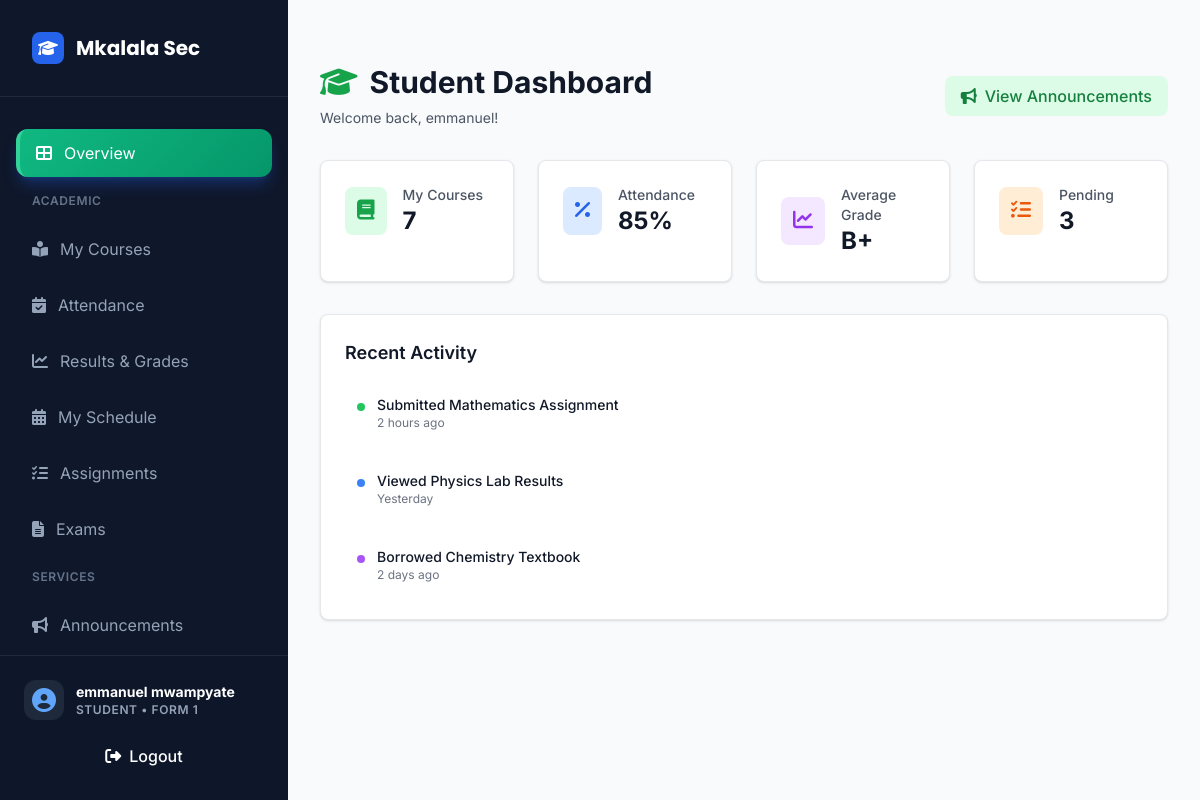
Page /student/dashboard/overview/ (signed in) on the committed database.
### core/models.py (models this page shows, shortened)
class User(AbstractUser):
    ROLE_CHOICES = [
        ('student', _('Student')),
        ('teacher', _('Teacher')),
        ('headmaster', _('Head of School')),
    ]
    role = models.CharField(max_length=20, choices=ROLE_CHOICES, default='student')
    is_student = models.BooleanField(default=False)
    is_faculty = models.BooleanField(default=False)
    is_parent = models.BooleanField(default=False)
    is_headmaster = models.BooleanField(default=False)
    profile_picture = models.ImageField(upload_to='profile_pictures/', blank=True, null=True)
    groups = models.ManyToManyField(
        Group,
        verbose_name=_('groups'),
        blank=True,
        related_name='custom_user_set',
        related_query_name='custom_user',
    )
    user_permissions = models.ManyToManyField(
        Permission,
        verbose_name=_('user permissions'),
        blank=True,
        related_name='custom_user_set',
        related_query_name='custom_user',
    )

class StudentProfile(models.Model):
    FORM_CHOICES = [
        (1, 'Form 1'),
        (2, 'Form 2'),
        (3, 'Form 3'),
        (4, 'Form 4'),
    ]
    user = models.OneToOneField(User, on_delete=models.CASCADE, related_name='student_profile')
    roll_number = models.CharField(max_length=MAX_CODE_LENGTH, unique=True)
    department = models.ForeignKey(Department, on_delete=models.CASCADE)
    admission_year = models.PositiveIntegerField(validators=[MinValueValidator(2000), MaxValueValidator(2100)])
    current_form = models.PositiveIntegerField(choices=FORM_CHOICES, default=1, help_text="Current form level for O-level students")
    current_semester = models.PositiveIntegerField(choices=[(i, str(i)) for i in range(1, 9)], blank=True, null=True, help_text="For university-level students")
    gpa = models.FloatField(blank=True, null=True, validators=[MinValueValidator(0.0), MaxValueValidator(4.0)])
    cgpa = models.FloatField(blank=True, null=True, validators=[MinValueValidator(0.0), MaxValueValidator(4.0)])
    batch = models.CharField(max_length=10, blank=True, null=True)
    address = models.TextField(blank=True, null=True)
    phone = models.CharField(max_length=15, blank=True, null=True)
    profile_picture = models.ImageField(upload_to='student_pics/', blank=True, null=True)
    date_of_birth = models.DateField(null=True, blank=True, help_text="Student's date of birth")
    gender = models.CharField(max_length=1, choices=[('M', 'Male'), ('F', 'Female')], null=True, blank=True, help_text="Student's gender")
    father_name = models.CharField(max_length=MAX_NAME_LENGTH, blank=True, null=True, help_text="Father's full name")
    mother_name = models.CharField(max_length=MAX_NAME_LENGTH, blank=True, null=True, help_text="Mother's full name")
    necta_exam_number = models.CharField(max_length=20, blank=True, null=True, help_text="NECTA examination number")
    birth_certificate_number = models.CharField(max_length=50, blank=True, null=True)
    previous_school = models.CharField(max_length=200, blank=True, null=True, help_text="Previous primary school")
    primary_school_leaving_exam_number = models.CharField(max_length=20, blank=True, null=True, help_text="PSLE number")
    enrolled_subjects = models.ManyToManyField(Subject, through='SubjectEnrollment', related_name='students')
    class Meta:
        indexes = [models.Index(fields=['roll_number'])]

### core/views_role_dashboard.py (the view)
# urls.py: path('student/dashboard/<str:page>/', views_role_dashboard.student_unified_dashboard, name='student_unified_dashboard'),
@login_required
def student_unified_dashboard(request, page='overview'):
    user = request.user
    try:
        student_profile = user.student_profile
    except StudentProfile.DoesNotExist:
        student_profile = None
    context = {
        'user': user,
        'student_profile': student_profile,
        'current_page': page,
        'page_title': get_student_page_title(page),
        'user_role_display': 'Student',
    }
    if page == 'overview':
        context.update(get_student_overview_context(user, student_profile))
    elif page == 'attendance':
        context.update(get_student_attendance_context(user, student_profile))
    elif page == 'announcements':
        context.update(get_student_announcements_context(user, student_profile))
    elif page == 'courses':
        context.update(get_student_courses_context(user, student_profile))
    elif page == 'results':
        context.update(get_student_results_context(user, student_profile))
    elif page == 'timetable':
        context.update(get_student_timetable_context(user, student_profile))
    elif page == 'assignments':
        context.update(get_student_assignments_context(user, student_profile))
    elif page == 'exams':
        context.update(get_student_exams_context(user, student_profile))
    elif page == 'fees':
        context.update(get_student_fees_context(user, student_profile))
    elif page == 'library':
        context.update(get_student_library_context(user, student_profile))
    elif page == 'messages':
        context.update(get_student_messages_context(user, student_profile))
    elif page == 'profile':
        context.update(get_student_profile_context(user, student_profile))
    return render(request, 'core/student_unified_dashboard.html', context)

### templates/core/student_unified_dashboard.html (shortened to what this page needs)
{% extends "core/base_dashboard.html" %}
{% load static %}
{% block user_role %}Student • {% if student_profile %}Form {{ student_profile.current_form }}{% else %}Student{% endif %}{% endblock %}
{% block sidebar_nav %}
<a href="{% url 'student_unified_dashboard' page='overview' %}" data-page="overview" class="sidebar-item {% if current_page == 'overview' %}sidebar-item-active{% endif %} text-slate-400 font-sans">
    <i class="fas fa-th-large"></i>
    <span>Overview</span>
</a>
<div class="px-4 py-2">
    <h3 class="text-xs font-semibold text-slate-500 uppercase tracking-wider">Academic</h3>
</div>
<a href="{% url 'student_unified_dashboard' page='courses' %}" data-page="courses" class="sidebar-item text-slate-400 font-sans">
    <i class="fas fa-book-reader"></i>
    <span>My Courses</span>
</a>
<a href="{% url 'student_unified_dashboard' page='attendance' %}" data-page="attendance" class="sidebar-item text-slate-400 font-sans">
    <i class="fas fa-calendar-check"></i>
    <span>Attendance</span>
</a>
<a href="{% url 'student_unified_dashboard' page='results' %}" data-page="results" class="sidebar-item text-slate-400 font-sans">
    <i class="fas fa-chart-line"></i>
    <span>Results & Grades</span>
</a>
<a href="{% url 'student_unified_dashboard' page='timetable' %}" data-page="timetable" class="sidebar-item text-slate-400 font-sans">
    <i class="fas fa-calendar-alt"></i>
    <span>My Schedule</span>
</a>
<a href="{% url 'student_unified_dashboard' page='assignments' %}" data-page="assignments" class="sidebar-item text-slate-400 font-sans">
    <i class="fas fa-tasks"></i>
    <span>Assignments</span>
</a>
<a href="{% url 'student_unified_dashboard' page='exams' %}" data-page="exams" class="sidebar-item text-slate-400 font-sans">
    <i class="fas fa-file-alt"></i>
    <span>Exams</span>
</a>
<div class="px-4 py-2">
    <h3 class="text-xs font-semibold text-slate-500 uppercase tracking-wider">Services</h3>
</div>
<a href="{% url 'student_unified_dashboard' page='announcements' %}" data-page="announcements" class="sidebar-item text-slate-400 font-sans">
    <i class="fas fa-bullhorn"></i>
    <span>Announcements</span>
</a>
{% endblock %}
{% block main_content %}
<div id="overview-section" class="content-section {% if current_page == 'overview' %}active{% endif %} page-content">
    {% include 'core/student_parts/overview.html' %}
</div>
{% endblock %}

### templates/core/base_dashboard.html (shortened to what this page needs)
{% load static %}
<!DOCTYPE html>
<html lang="en" class="h-full bg-slate-50 text-slate-900 antialiased">
<head>
    <link href="{% static 'css/tailwind.css' %}" rel="stylesheet" />
    <link rel="stylesheet" href="https://cdnjs.cloudflare.com/ajax/libs/font-awesome/6.4.0/css/all.min.css">
</head>
<body class="h-full font-sans overflow-hidden">
    <div class="flex h-full">
        <aside id="sidebar" class="fixed inset-y-0 left-0 z-50 w-72 bg-slate-900 text-white transition-transform duration-300 -translate-x-full lg:translate-x-0 lg:static lg:inset-0">
            <div class="flex flex-col h-full">
                <div class="p-8 border-b border-slate-800">
                    <a href="{% url 'public_home' %}" class="flex items-center space-x-3">
                        <div class="w-8 h-8 bg-blue-600 rounded-lg flex items-center justify-center text-white">
                            <i class="fas fa-graduation-cap"></i>
                        </div>
                        <span class="text-xl font-display font-bold">Mkalala Sec</span>
                    </a>
                </div>
                <nav class="flex-1 px-4 py-8 space-y-2 overflow-y-auto">
                    {% block sidebar_nav %}{% endblock %}
                </nav>
                <div class="p-6 border-t border-slate-800 bg-slate-900/50">
                    <div class="flex items-center space-x-3 mb-4">
                        <div class="w-10 h-10 rounded-xl bg-slate-800 flex items-center justify-center text-blue-400">
                            <i class="fas fa-user-circle text-2xl"></i>
                        </div>
                        <div class="flex-1 min-w-0">
                            {% if user %}
                                {% if user.get_full_name %}
                                    <p class="text-sm font-bold truncate">{{ user.get_full_name }}</p>
                                {% elif user.username %}
                                    <p class="text-sm font-bold truncate">{{ user.username }}</p>
                                {% else %}
                                    <p class="text-sm font-bold truncate">User</p>
                                {% endif %}
                            {% else %}
                                <p class="text-sm font-bold truncate">Guest</p>
                            {% endif %}
                            <p class="text-xs text-slate-400 uppercase tracking-wider font-semibold">{% block user_role %}{% endblock %}</p>
                        </div>
                    </div>
                    <a href="{% url 'logout' %}"
                       class="flex items-center justify-center space-x-2 px-4 py-2 bg-red-500 text-white rounded-lg hover:bg-red-600 transition-all duration-200 group"
                       onclick="return confirm('Are you sure you want to logout? Any unsaved work will be lost.')">
                        <i class="fas fa-sign-out-alt group-hover:rotate-12 transition-transform duration-200"></i>
                        <span class="font-medium">Logout</span>
                    </a>
                </div>
            </div>
        </aside>
        <div class="flex-1 flex flex-col min-w-0 overflow-hidden">
            <main class="flex-1 overflow-y-auto p-4 lg:p-8 space-y-8">
                {% block main_content %}{% endblock %}
            </main>
        </div>
    </div>
</body>
</html>

### templates/core/student_parts/overview.html
<div class="space-y-8">
    <div class="flex justify-between items-center">
        <div>
            <h1 class="text-3xl font-bold text-gray-900 flex items-center">
                <i class="fas fa-graduation-cap mr-3 text-green-600"></i>
                Student Dashboard
            </h1>
            <p class="mt-2 text-sm text-gray-600">Welcome back, {{ user.first_name|default:"Student" }}!</p>
        </div>
        <div class="flex gap-3">
            <a href="{% url 'student_unified_dashboard' page='announcements' %}" class="inline-flex items-center px-4 py-2 bg-green-100 hover:bg-green-200 text-green-700 font-medium rounded-lg transition-colors duration-200">
                <i class="fas fa-bullhorn mr-2"></i>
                View Announcements
            </a>
        </div>
    </div>
    <div class="grid grid-cols-1 md:grid-cols-4 gap-6">
        <div class="bg-white rounded-lg shadow border border-gray-200 p-6">
            <div class="flex items-center">
                <div class="p-3 bg-green-100 rounded-lg">
                    <i class="fas fa-book text-green-600 text-xl"></i>
                </div>
                <div class="ml-4">
                    <p class="text-sm font-medium text-gray-600">My Courses</p>
                    <p class="text-2xl font-bold text-gray-900">{{ my_courses|default:"6" }}</p>
                </div>
            </div>
        </div>
        <div class="bg-white rounded-lg shadow border border-gray-200 p-6">
            <div class="flex items-center">
                <div class="p-3 bg-blue-100 rounded-lg">
                    <i class="fas fa-percentage text-blue-600 text-xl"></i>
                </div>
                <div class="ml-4">
                    <p class="text-sm font-medium text-gray-600">Attendance</p>
                    <p class="text-2xl font-bold text-gray-900">{{ attendance_rate|default:"92" }}%</p>
                </div>
            </div>
        </div>
        <div class="bg-white rounded-lg shadow border border-gray-200 p-6">
            <div class="flex items-center">
                <div class="p-3 bg-purple-100 rounded-lg">
                    <i class="fas fa-chart-line text-purple-600 text-xl"></i>
                </div>
                <div class="ml-4">
                    <p class="text-sm font-medium text-gray-600">Average Grade</p>
                    <p class="text-2xl font-bold text-gray-900">{{ average_grade|default:"B+" }}</p>
                </div>
            </div>
        </div>
        <div class="bg-white rounded-lg shadow border border-gray-200 p-6">
            <div class="flex items-center">
                <div class="p-3 bg-orange-100 rounded-lg">
                    <i class="fas fa-tasks text-orange-600 text-xl"></i>
                </div>
                <div class="ml-4">
                    <p class="text-sm font-medium text-gray-600">Pending</p>
                    <p class="text-2xl font-bold text-gray-900">{{ pending_assignments|default:"3" }}</p>
                </div>
            </div>
        </div>
    </div>
    <div class="bg-white rounded-lg shadow border border-gray-200">
        <div class="p-6">
            <h2 class="text-lg font-semibold text-gray-900 mb-4">Recent Activity</h2>
            <div class="space-y-4">
                <div class="flex items-start space-x-3 p-3 hover:bg-gray-50 rounded-lg transition-colors">
                    <div class="w-2 h-2 bg-green-500 rounded-full mt-2"></div>
                    <div class="flex-1">
                        <p class="text-sm font-medium text-gray-900">Submitted Mathematics Assignment</p>
                        <p class="text-xs text-gray-500">2 hours ago</p>
                    </div>
                </div>
                <div class="flex items-start space-x-3 p-3 hover:bg-gray-50 rounded-lg transition-colors">
                    <div class="w-2 h-2 bg-blue-500 rounded-full mt-2"></div>
                    <div class="flex-1">
                        <p class="text-sm font-medium text-gray-900">Viewed Physics Lab Results</p>
                        <p class="text-xs text-gray-500">Yesterday</p>
                    </div>
                </div>
                <div class="flex items-start space-x-3 p-3 hover:bg-gray-50 rounded-lg transition-colors">
                    <div class="w-2 h-2 bg-purple-500 rounded-full mt-2"></div>
                    <div class="flex-1">
                        <p class="text-sm font-medium text-gray-900">Borrowed Chemistry Textbook</p>
                        <p class="text-xs text-gray-500">2 days ago</p>
                    </div>
                </div>
            </div>
        </div>
    </div>
</div>

### rows in the picture
User: get_full_name "emmanuel mwampyate", first_name "emmanuel"
StudentProfile: current_form "1"

### other values in the picture
{{ my_courses|default:"6" }} "7"
{{ attendance_rate|default:"92" }} "85"
{{ average_grade|default:"B+" }} "B+"
{{ pending_assignments|default:"3" }} "3"
